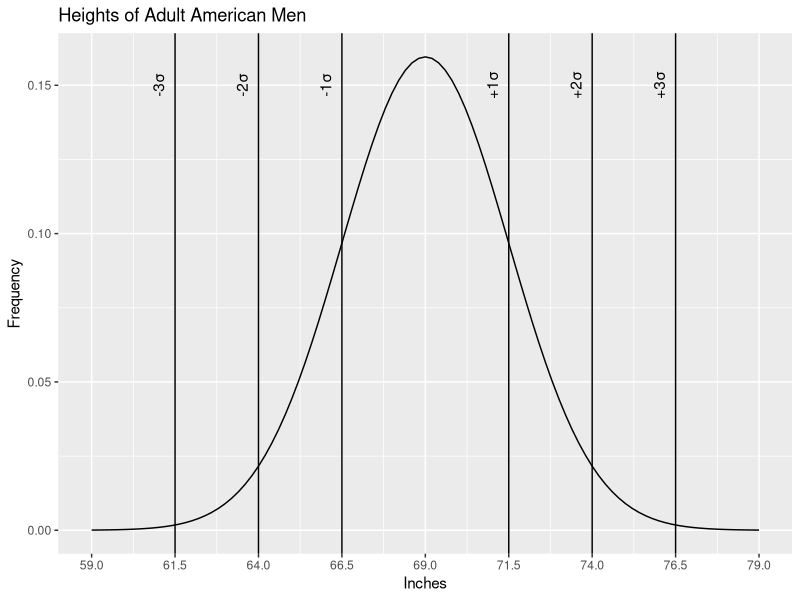
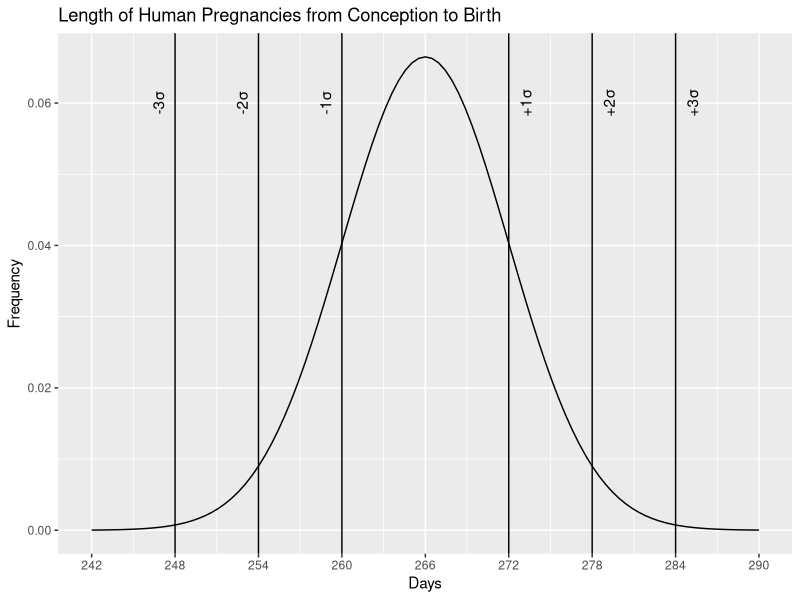
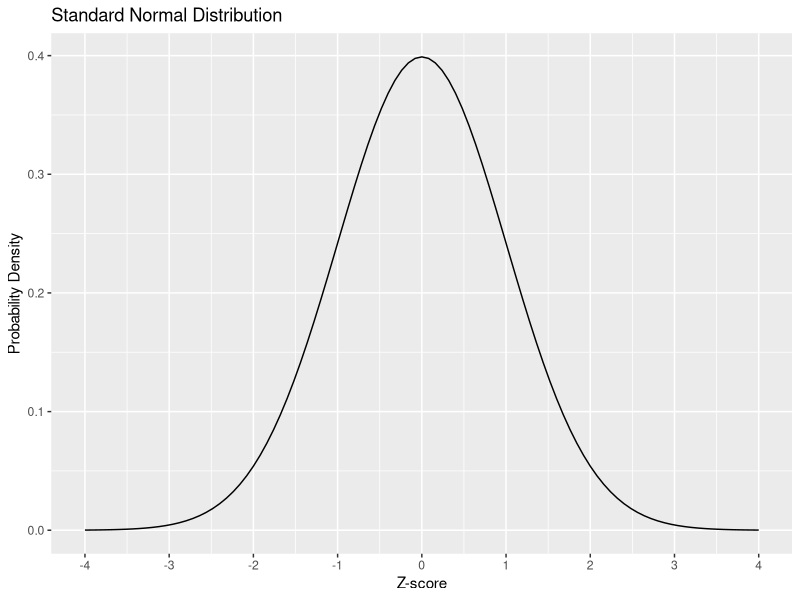

These figures' R source, in order:
library(ggplot2)
hmean <- 69
hstdev <- 2.5
heights <- ggplot(data.frame(x = c(hmean-4*hstdev, hmean+4*hstdev)), aes(x = x)) +
  stat_function(fun = dnorm, args = list(hmean,hstdev)) +
  scale_x_continuous(name = "Inches",breaks = seq(hmean-4*hstdev, hmean+4*hstdev, by = hstdev)) +
  scale_y_continuous(name = "Frequency") +
  ggtitle("Heights of Adult American Men") +
  geom_vline(xintercept = (hmean-1*hstdev)) +
  geom_vline(xintercept = (hmean+1*hstdev)) +
  annotate("text", x=hmean-1*hstdev-.5, y=.15, label="-1\u03C3", angle=90) +
  annotate("text", x=hmean+1*hstdev-.5, y=.15, label="+1\u03C3", angle=90) +
  geom_vline(xintercept = (hmean-2*hstdev)) +
  geom_vline(xintercept = (hmean+2*hstdev)) +
  annotate("text", x=hmean-2*hstdev-.5, y=.15, label="-2\u03C3", angle=90) +
  annotate("text", x=hmean+2*hstdev-.5, y=.15, label="+2\u03C3", angle=90) +
  geom_vline(xintercept = (hmean-3*hstdev)) +
  geom_vline(xintercept = (hmean+3*hstdev)) +
  annotate("text", x=hmean-3*hstdev-.5, y=.15, label="-3\u03C3", angle=90) +
  annotate("text", x=hmean+3*hstdev-.5, y=.15, label="+3\u03C3", angle=90)

pmean <- 266
pstdev <- 6
pregnancies <- ggplot(data.frame(x = c(pmean-4*pstdev, pmean+4*pstdev)), aes(x = x)) +
  stat_function(fun = dnorm, args = list(pmean,pstdev)) +
  scale_x_continuous(name = "Days",breaks = seq(pmean-4*pstdev, pmean+4*pstdev, by = pstdev)) +
  scale_y_continuous(name = "Frequency") +
  ggtitle("Length of Human Pregnancies from Conception to Birth") +
  geom_vline(xintercept = (pmean-1*pstdev)) +
  geom_vline(xintercept = (pmean+1*pstdev)) +
  annotate("text", x=pmean-1.2*pstdev, y=.06, label="-1\u03C3", angle=90) +
  annotate("text", x=pmean+1.2*pstdev, y=.06, label="+1\u03C3", angle=90) +
  geom_vline(xintercept = (pmean-2*pstdev)) +
  geom_vline(xintercept = (pmean+2*pstdev)) +
  annotate("text", x=pmean-2.2*pstdev, y=.06, label="-2\u03C3", angle=90) +
  annotate("text", x=pmean+2.2*pstdev, y=.06, label="+2\u03C3", angle=90) +
  geom_vline(xintercept = (pmean-3*pstdev)) +
  geom_vline(xintercept = (pmean+3*pstdev)) +
  annotate("text", x=pmean-3.2*pstdev, y=.06, label="-3\u03C3", angle=90) +
  annotate("text", x=pmean+3.2*pstdev, y=.06, label="+3\u03C3", angle=90)

snmean <- 0
snstdev <- 1
standardnormal <- ggplot(data.frame(x = c(snmean-4*snstdev, snmean+4*snstdev)), aes(x = x)) +
  stat_function(fun = dnorm, args = list(snmean,snstdev)) +
  scale_x_continuous(name = "Z-score",breaks = seq(snmean-4*snstdev, snmean+4*snstdev, by = snstdev)) +
  scale_y_continuous(name = "Probability Density") +
  ggtitle("Standard Normal Distribution")
